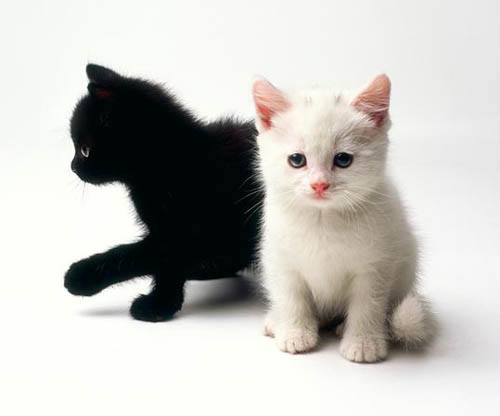
%> input picture Problem 4/imgs/black-white-kittens2.jpg, 500 x 416 px
$ octave GrabCat.m   (GNU Octave 9; MATLAB toolbox functions it lacks are replaced by stand-ins)
%> lines starting %> are read from the running program, lines starting %| are printed output that depends on the picture; in (x1, y1, x2, y2) boxes, pixels count from 0 and x2, y2 are one past the last pixel; in counts of white or black regions, pixels touching at a corner belong together; the program's own positions count from 1
### Problem 4/code/ComputeSegmentation.m
function segments = ComputeSegmentation(img, k, clusteringMethod, featureFn, ...
                                        normalizeFeatures, resize)
% Compute a segmentation for an image.
%
% First a feature vector is extracted from each pixel of the image. Next a
% clustering algorithm is applied to the set of all feature vectors. Two
% pixels are assigned to the same segment if and only if their feature
% vectors are assigned to the same cluster.
%
% Note that segmenting an image of size w x h involves clustring w*h
% points; this could run very slowly for high resolution images. To improve
% performance in this case, we can segment a shrunk version of the image
% and then use the segmentation of the small image to construct a
% segmentation for the original image. Setting the resize parameter enables
% this optimization.
%
% segments = ComputeSegmentation(img, k, clusteringMethod, featureFn, normalizeFeatures, resize)
%
% INPUTS
% img - An array of pixel data for the image to segment.
% k - The number of segments into which the image should be split.
% clusteringMethod - The method to use for clustering. Must be one of
%                    'kmeans' or 'hac' for k-means or hiehierarchical
%                    agglomerative clustering respectively.
% featureFn - Parameter specifying a handle to a function used to
%             extract features from the image. To create a function handle,
%             prepend a @ to the name of a function like this:
%             @ComputeColorFeatures
% normalizeFeatures - OPTIONAL parameter; if true then NormalizeFeatures
%                     will be used to normalize features after they are
%                     computed.
% resize - OPTIONAL parameter giving the scale to which the image should be
%          resized prior to extracting features and clustering; should be
%          in the range 0 < resize <= 1. Setting this argument to a smaller
%          value will increase the speed of the clustering algorithm but
%          will cause the computed segments to be blockier. This setting is
%          usually not necessary for kmeans clustering, but when using
%          hac clustering this parameter will probably need to be set to
%          a value less than 1.
%
%
% OUTPUTS
% segments - A struct array with one element for each cluster.
%            segments(c) is a struct describing segment number c and has
%            the following fields:
%
%     .img  - An array of size h x w x 3 containing image data for the cth
%             cluster.
%     .mask - A logical array of size h x w where mask(i, j) = 1 if
%             img(i, j, :) is part of cluster c.

    if strcmp(clusteringMethod, 'kmeans')
        clusterFn = @KMeansClustering;
    elseif strcmp(clusteringMethod, 'hac')
        clusterFn = @HAClustering;
    else
        error('method must be one of ''kmeans'' or ''hac''');
    end

    if nargin < 5
        normalizeFeatures = true;
    end

    if nargin < 6
        resize = 1;
    end


    height = size(img, 1);
    width = size(img, 2);

    % Resize the image.
    imgSmall = imresize(img, resize);

    % Compute features for the smaller image.
    features = featureFn(imgSmall);

    % Maybe normalize the features.
    if normalizeFeatures
        features = NormalizeFeatures(features);
    end

    % The features array is of size h x w x f, but the clustering
    % algorithms expect a matrix of points of shape (h*w) x f, so we have
    % to reshape the features array.
    points = reshape(features, [], size(features, 3));

    % Apply the clustering algorithm to get an assignment of each point to
    % a cluster.
    idx = clusterFn(points, k);

    % The clustering algorithm gives a vector of cluster identities, but we
    % want a rectangular array of the same size as the image so we reshape
    % again.
    idx = reshape(idx, size(features, 1), size(features, 2));

    % The image may have been resized prior to clustering, but we want
    % a segmentation of the original image. To fix this we treat the array
    % of cluster identities as an image, and resize it to the size of the
    % original image. For this to work correctly the cluster identities
    % need to be resized using nearest neighbor interpolation.
    idx = imresize(idx, [height, width], 'nearest');

    % Conver the array of cluster identities into a more convenient data
    % structure.
    segments = MakeSegments(img, idx);
end

### Problem 4/code/ComputePositionColorFeatures.m
function features = ComputePositionColorFeatures(img)
% Compute a feature vector of colors and positions for all pixels in the
% image. For each pixel in the image we compute a feature vector
% (r, g, b, x, y) where (r, g, b) is the color of the pixel and (x, y) is
% its position within the image.
%
% INPUT
% img - Array of image data of size h x w x 3.
%
% OUTPUT
% features - Array of computed features of size h x w x 5 where
%            features(i, j, :) is the feature vector for the pixel
%            img(i, j, :).

    height = size(img, 1);
    width = size(img, 2);
    features = zeros(height, width, 5);
    %%%%%%%%%%%%%%%%%%%%%%%%%%%%%%%%%%%%%%%%%%%%%%%%%%%%%%%%%%%%%%%%%%%%%%%%%%%
    %                                                                         %
    for i = 1:height
        for j = 1:width
            features(i,j,:) = [double(img(i,j,1)),double(img(i,j,2)),double(img(i,j,3)),j,i];
        end
    end
    %                                                                         %
    %%%%%%%%%%%%%%%%%%%%%%%%%%%%%%%%%%%%%%%%%%%%%%%%%%%%%%%%%%%%%%%%%%%%%%%%%%%
end

### Problem 4/code/NormalizeFeatures.m
function featuresNorm = NormalizeFeatures(features)
% Normalize image features to have zero mean and unit variance. This
% normalization can cause k-means clustering to perform better.
%
% INPUTS
% features - An array of features for an image. features(i, j, :) is the
%            feature vector for the pixel img(i, j, :) of the original
%            image.
%
% OUTPUTS
% featuresNorm - An array of the same shape as features where each feature
%                has been normalized to have zero mean and unit variance.

    features = double(features);
    featuresNorm = features;

%%%%%%%%%%%%%%%%%%%%%%%%%%%%%%%%%%%%%%%%%%%%%%%%%%%%%%%%%%%%%%%%%%%%%%%%%%%%%%%%
sz = size(features);
for i = 1:sz(3)
    temp = features(:,:,i);
    mu = mean(temp(:));
    sigma = std(temp(:));
    featuresNorm(:,:,i) = (features(:,:,i)-mu)/sigma;
end
%%%%%%%%%%%%%%%%%%%%%%%%%%%%%%%%%%%%%%%%%%%%%%%%%%%%%%%%%%%%%%%%%%%%%%%%%%%%%%%%
end

### Problem 4/code/HAClustering.m
function idx = HAClustering(X, k, visualize2D)
% Run the hierarchical agglomerative clustering algorithm.
%
% The algorithm is conceptually simple:
%
% Assign each point to its own cluster
% While the number of clusters is greater than k:
%   Compute the distance between all pairs of clusters
%   Merge the pair of clusters that are closest to each other
%
% There are many valid ways of determining the distance between two
% clusters. For this assignment we will define the distance between two
% clusters to be the Euclidean distance between their centroids.
%
% Recomputing the centroids of all clusters and the distances between all
% pairs of centroids at each step of the loop would be very slow.
% Thankfully most of the distances and centroids remain the same in
% successive iterations of the outer loop; therefore we can speed up the
% computation by only recomputing the centroid and distances for the new
% merged cluster.
%
% Even with this trick, this algorithm will consume a lot of memory and run
% very slowly when clustering large sets of points. In practice, you
% probably do not want to use this algorithm to cluster more than 10,000
% points.
%
% NOTE: To get full credit for this part you should only update the cluster
% centroids and distances for the merged and deleted clusters at each
% iteration of the main loop.
%
% INPUTS
% X - An array of size m x n containing the points to cluster. Each row is
%     an n-dimensional point, so X(i, :) gives the coordinates of the ith
%     point.
% k - The number of clusters to compute.
% visualize2D - OPTIONAL parameter telling whether or not to visualize the
%               progress of the algorithm for 2D data. If not set then 2D
%               data will not be visualized.
%
% OUTPUTS
% idx     - The assignments of points to clusters. idx(i) = c means that the
%           point X(i, :) has been assigned to cluster c.

    if nargin < 3
        visualize2D = false;
    end

    if ~isa(X, 'double')
        X = double(X);
    end

    % The number of points to cluster.
    m = size(X, 1);

    % The dimension of each point.
    n = size(X, 2);

    % The number of clusters that we currently have.
    num_clusters = m;

    % The assignment of points to clusters. If idx(i) = c then X(i, :) is
    % assigned to cluster c. Since each point is initally assigned to its
    % own cluster, we initialize idx to the column vector [1; 2; ...; m].
    idx = (1:m)';

    % The centroids of all clusters. The row centroids(c, :) is the
    % centroid of the cth cluster. Since each point starts in its own
    % cluster, the centroids are initially the same as the data matrix.
    centroids = X;

    % The number of points in each cluster. If cluster_sizes(c) = n then
    % cluster c contains n points. Since each point is initially assigned
    % to its own cluster, each cluster size is initialized to 1.
    cluster_sizes = ones(m, 1);

    % The distances between the centroids of the clusters. For ci != cj,
    % dists(ci, cj) = d means that the Euclidean distance between
    % centroids(ci, :) and centroids(cj, :) is d. We will choose the pair
    % of clusters to merge at each step by finding the smallest element of
    % the dists matrix. We never want to merge a cluster with itself;
    % therefore we set the diagonal elements of dists to be +Inf.
    dists = squareform(pdist(centroids));
    dists = dists + diag(Inf(m, 1));

    % If we are going to display the clusters graphically then create a
    % figure in which to draw the visualization.
    figHandle = [];
    if n == 2 && visualize2D
        figHandle = figure;
    end


    % In the 2D case we can easily visualize the starting points.
    if n == 2 && visualize2D
        VisualizeClusters2D(X, idx, centroids, figHandle);
        pause;
    end

    while num_clusters > k


        % Find the pair of clusters that are closest together.
        % Set i and j to be the indices of the nearest pair of clusters.
        i = 0;
        j = 0;
        %%%%%%%%%%%%%%%%%%%%%%%%%%%%%%%%%%%%%%%%%%%%%%%%%%%%%%%%%%%%%%%%%%%%%%%
        [minVal1,tempInd] = min(dists(:));
        [i,j] = ind2sub(size(dists),tempInd);
        %%%%%%%%%%%%%%%%%%%%%%%%%%%%%%%%%%%%%%%%%%%%%%%%%%%%%%%%%%%%%%%%%%%%%%%

        %%%%%%%%%%%%%%%%%%%%%%%%%%%%%%%%%%%%%%%%%%%%%%%%%%%%%%%%%%%%%%%%%%%%%%%
        %                                                                     %
        %                            END YOUR CODE                            %
        %                                                                     %
        %%%%%%%%%%%%%%%%%%%%%%%%%%%%%%%%%%%%%%%%%%%%%%%%%%%%%%%%%%%%%%%%%%%%%%%

        % Make sure that i < j
        if i > j
            t = i;
            i = j;
            j = t;
        end

        % Next we need to merge cluster j into cluster i.
        %
        % We also need to 'delete' cluster j. We will do this by setting
        % its cluster size to 0 and moving its centroid to +Inf. This
        % ensures that the distance from cluster j to any other cluster is
        % +Inf.

        % Assign all points currently in cluster j to cluster i.
        %%%%%%%%%%%%%%%%%%%%%%%%%%%%%%%%%%%%%%%%%%%%%%%%%%%%%%%%%%%%%%%%%%%%%%%

        idx(idx == j) = i;
        %%%%%%%%%%%%%%%%%%%%%%%%%%%%%%%%%%%%%%%%%%%%%%%%%%%%%%%%%%%%%%%%%%%%%%%

        %%%%%%%%%%%%%%%%%%%%%%%%%%%%%%%%%%%%%%%%%%%%%%%%%%%%%%%%%%%%%%%%%%%%%%%
        %                                                                     %
        %                            END YOUR CODE                            %
        %                                                                     %
        %%%%%%%%%%%%%%%%%%%%%%%%%%%%%%%%%%%%%%%%%%%%%%%%%%%%%%%%%%%%%%%%%%%%%%%

        % Compute the new centroid for clusters i and set the centroid of
        % cluster j to +Inf.
        % HINT: You should be able to compute both updated cluster
        % centroids in O(1) time.
        %%%%%%%%%%%%%%%%%%%%%%%%%%%%%%%%%%%%%%%%%%%%%%%%%%%%%%%%%%%%%%%%%%%%%%%
        centroids(j,:) = Inf(length(centroids(j,:)),1);
        centroids(i,:) = mean(X((idx == i),:));
        %%%%%%%%%%%%%%%%%%%%%%%%%%%%%%%%%%%%%%%%%%%%%%%%%%%%%%%%%%%%%%%%%%%%%%%

        %%%%%%%%%%%%%%%%%%%%%%%%%%%%%%%%%%%%%%%%%%%%%%%%%%%%%%%%%%%%%%%%%%%%%%%
        %                                                                     %
        %                            END YOUR CODE                            %
        %                                                                     %
        %%%%%%%%%%%%%%%%%%%%%%%%%%%%%%%%%%%%%%%%%%%%%%%%%%%%%%%%%%%%%%%%%%%%%%%

        % Update the size of clusters i and j.
        %%%%%%%%%%%%%%%%%%%%%%%%%%%%%%%%%%%%%%%%%%%%%%%%%%%%%%%%%%%%%%%%%%%%%%%
        cluster_sizes(i) = cluster_sizes(i)+cluster_sizes(j);
        cluster_sizes(j) = 0;
        %%%%%%%%%%%%%%%%%%%%%%%%%%%%%%%%%%%%%%%%%%%%%%%%%%%%%%%%%%%%%%%%%%%%%%%

        %%%%%%%%%%%%%%%%%%%%%%%%%%%%%%%%%%%%%%%%%%%%%%%%%%%%%%%%%%%%%%%%%%%%%%%
        %                                                                     %
        %                            END YOUR CODE                            %
        %                                                                     %
        %%%%%%%%%%%%%%%%%%%%%%%%%%%%%%%%%%%%%%%%%%%%%%%%%%%%%%%%%%%%%%%%%%%%%%%

        % Update the dists array. In particular, we need to update the
        % distances from clusters i and j to all other clusters.
        % Hint: You might find the pdist2 function useful.
        % Hint: Remember that the diagonal of dists must be +Inf.
        %%%%%%%%%%%%%%%%%%%%%%%%%%%%%%%%%%%%%%%%%%%%%%%%%%%%%%%%%%%%%%%%%%%%%%%
        disti = pdist2(centroids,centroids(i,:));
        distj = pdist2(centroids,centroids(j,:));
        dists(i,:) = disti;
        dists(:,i) = disti;
        dists(j,:) = distj;
        dists(:,j) = distj;
        dists = dists + diag(Inf(m, 1));
        %%%%%%%%%%%%%%%%%%%%%%%%%%%%%%%%%%%%%%%%%%%%%%%%%%%%%%%%%%%%%%%%%%%%%%%

        %%%%%%%%%%%%%%%%%%%%%%%%%%%%%%%%%%%%%%%%%%%%%%%%%%%%%%%%%%%%%%%%%%%%%%%
        %                                                                     %
        %                            END YOUR CODE                            %
        %                                                                     %
        %%%%%%%%%%%%%%%%%%%%%%%%%%%%%%%%%%%%%%%%%%%%%%%%%%%%%%%%%%%%%%%%%%%%%%%


        % If everything worked correctly then we have one less cluster.
        num_clusters = num_clusters - 1;

        % In the 2D case we can easily visualize the clusters.
        if n == 2 && visualize2D
            VisualizeClusters2D(X, idx, centroids, figHandle);
            pause;
        end
    end

    % Now we need to reindex the clusters from 1 to k
    idx = ReindexClusters(idx);
end

### Problem 4/code/ReindexClusters.m
function idx = ReindexClusters(idx)
% Utility function to reindex an array of cluster identities from 1 to the
% number of clusters.
%
% For example, if
%
% idx = [2, 1, 5, 5, 10]
%
% then
%
% ReindexClusters(idx) = [2, 1, 3, 3, 4]
%
% INPUTS
% idx - A vector giving assignments of points to clusters.
%
% OUTPUTS
% idx - The same vector but reindexed as described above.

    u = unique(idx);
    oldIdx = idx;
    idx = zeros(size(idx));
    for i = 1:length(u)
        idx(oldIdx == u(i)) = i;
    end
end

### Problem 4/code/MakeSegments.m
function segments = MakeSegments(img, idx)
% Use the cluster assignments for each pixel in an image to create a data
% structure describing the computed segments.
%
% INPUTS
% img - The original image; an array of size w x h x 3
% idx - Cluster identities for the image. idx(i, j) = c means that the
%       pixel img(i, j, :) is assigned to cluster c.
%
% OUTPUTS
% segments - A struct array with one element for each cluster.
%            segments(c) is a struct describing segment number c and has
%            the following fields:
%
%     .img  - An array of size h x w x 3 containing image data for the cth
%             cluster.
%     .mask - A logical array of size h x w where mask(i, j) = 1 if
%             img(i, j, :) is part of cluster c.

    labels = unique(idx);

    segments = repmat(struct('img', [], 'mask', []), 1, length(labels));

    for i = 1:length(labels)
        mask = (idx == labels(i));
        segments(i).mask = mask;
        segments(i).img = MaskImage(mask, img);
    end
end

### Problem 4/code/MaskImage.m
function maskedImg = MaskImage(mask, img, bgColor)
% Extract parts of an image using a mask.
%
% INPUTS
% mask - A logical array of size h x w specifying the segments of the image
%        to extract.
% img - An array of image data of size h x w x 3.
% bgColor - A vector [r, g, b] giving the background color of the masked
%           image where 0 <= r, g, b <= 1. This parameter is OPTIONAL; if
%           it is not set then it is set to the default background color
%           for figures.

    height = size(img, 1);
    width = size(img, 2);
    numChannels = size(img, 3);

    % If a background color is not specified then we hack a bit to set the
    % background color to the default background color of a figure.
    if nargin < 3
        bgColor = get(0, 'DefaultFigureColor');
    end

    % A dirty hack to convert the bgColor to the class of img.
    bgColor = eval(sprintf('im2%s(%s)', class(img), 'bgColor'));

    bgColor = reshape(bgColor, [1, 1, numChannels]);
    maskedImg = repmat(bgColor, [height, width, 1]);

    mask = repmat(mask, [1, 1, numChannels]);
    maskedImg(mask) = img(mask);

    % Another dirty hack to convert the output to the class of the input
    maskedImg = eval(sprintf('%s(%s)', class(img), 'maskedImg'));
end

### Problem 4/code/GrabCat.m
% Read the input images.
img = imread('../imgs/black-white-kittens2.jpg');
%> img is the input picture: size 416x500x3 uint8; mean R, G, B 195.3, 193.9, 189.8
background = imread('../imgs/backgrounds/beach.jpg');
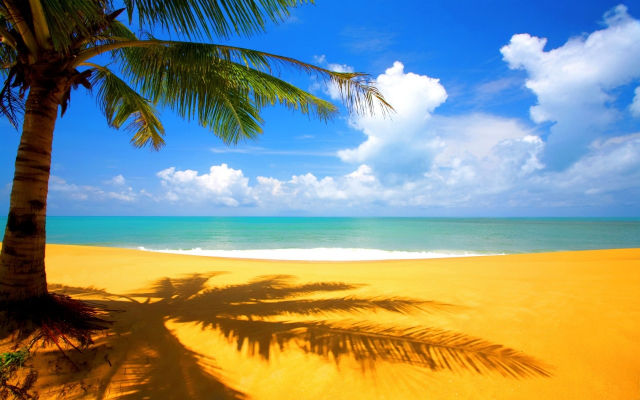
%> input picture Problem 4/imgs/backgrounds/beach.jpg, 1280 x 800 px (shown at 1/2 size)
%> background is the input picture: size 800x1280x3 uint8; mean R, G, B 135.3, 144.3, 129.1

% Choose the number of clusters and the clustering method.
k = 10;
clusteringMethod = 'hac';

% Choose the feature function that will be used. The @ syntax creates a
% function handle; this allows us to pass a function as an argument to
% another function.
featureFn = @ComputePositionColorFeatures;

% Whether or not to normalize features before clustering.
normalizeFeatures = true;

% Whether or not to resize the image before clustering. If this script
% runs too slowly then you should set resize to a value less than 1.
resize = 0.08;

% Use all of the above parameters to actually compute a segmentation.
segments = ComputeSegmentation(img, k, clusteringMethod, featureFn, ...
                               normalizeFeatures, resize);
%> the loop in NormalizeFeatures, `for i = 1:sz(3)` made 5 passes
%> (mu, sigma) on passes 1 to 5: (195.4, 85.43), (193.9, 84.7), (189.8, 84.14), (20.5, 11.55), (17.5, 9.81)
%> pass 1, in NormalizeFeatures, `temp = features(:,:,i);`:
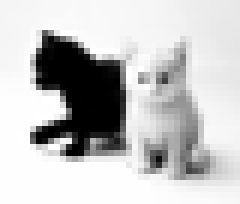
%> temp: size 34x40 double (shown 6 times larger); min 0, max 255, mean 195.4
%> in ComputeSegmentation, `points = reshape(features, [], size(features, 3));`: points = 1360 rows, first 8: [0.581 0.627 0.644 -1.69 -1.68; 0.581 0.627 0.644 -1.69 -1.58; 0.581 0.627 0.644 -1.69 -1.48; 0.581 0.627 0.644 -1.69 -1.38; 0.581 0.627 0.644 -1.69 -1.27; 0.581 0.627 0.644 -1.69 -1.17; 0.581 0.627 0.644 -1.69 -1.07; 0.581 0.627 0.644 -1.69 -0.968]
%> in ComputeSegmentation, `idx = clusterFn(points, k);`: idx = 1360 values, max 10 at index 695, min 1 at index 1, mean 5.73
%> in ComputeSegmentation, `idx = reshape(idx, size(features, 1), size(features, 2));`:
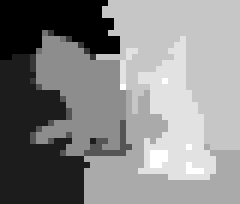
%> idx: size 34x40 double (shown 6 times larger); min 1, max 10, mean 5.73; drawn with min black and max white
%> in MakeSegments, `labels = unique(idx);`: labels = [1; 2; 3; 4; 5; 6; 7; 8; 9; 10]
%> in MakeSegments, `segments = repmat(struct('img', [], 'mask', []), 1, length(labels));`: segments = 10 items
%> the loop in MakeSegments, `for i = 1:length(labels)` made 10 passes
%> pass 1, in MakeSegments, `mask = (idx == labels(i));`:
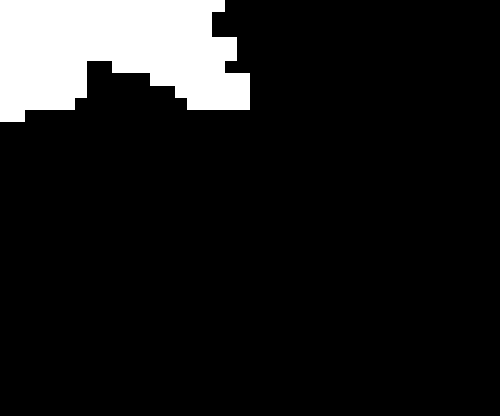
%> mask: size 416x500 logical; 10.8% white; 1 white region, box (x1, y1, x2, y2) and area: (0, 0, 250, 122) 22419
%> pass 2, in MakeSegments, `mask = (idx == labels(i));`:
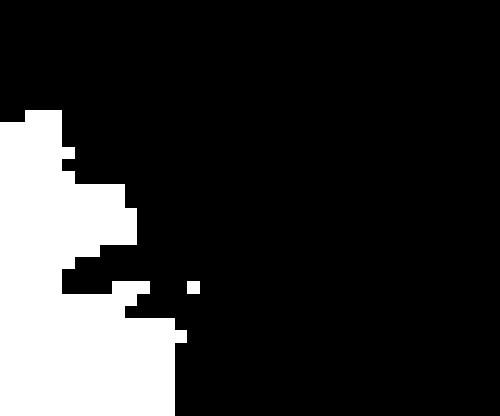
%> mask: size 416x500 logical; 18% white; 2 white regions, box (x1, y1, x2, y2) and area: (0, 110, 187, 416) 37276, (187, 281, 200, 294) 169
%> segments = 10 items

% Use the graphical interface to transfer a subset of the selected segments
% to the background image.
[~, compositeImg] = ChooseSegments(segments, background);
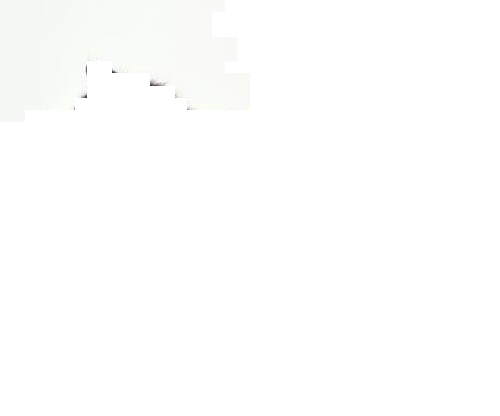
%> displayed picture: size 416x500x3, on the screen's scale of 0 to 255; mean R, G, B 254.2, 254.3, 254
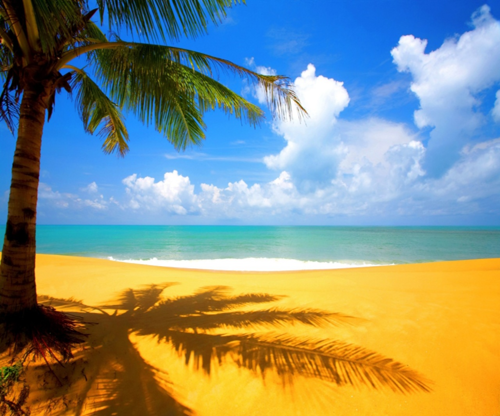
%> displayed picture: size 416x500x3, on the screen's scale of 0 to 255; mean R, G, B 135.3, 144.3, 129.1

% Save the composite image.
imwrite(compositeImg, 'GrabCat.jpg', 'JPG');
